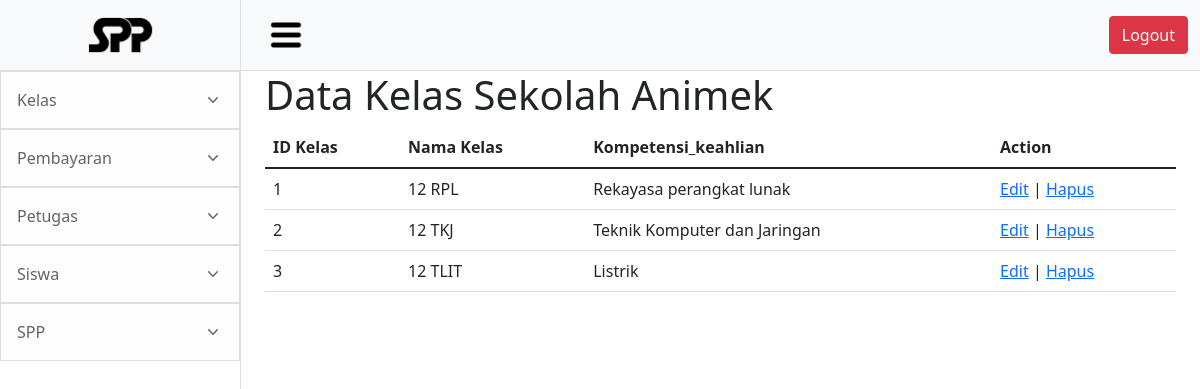
The app's page /index/kelas/kelas.php with its own data.
### tables this page shows
CREATE TABLE `kelas` (
  `id_kelas` int(11) NOT NULL,
  `nama_kelas` varchar(10) NOT NULL,
  `kompetensi_keahlian` varchar(50) NOT NULL
);

### index/kelas/api/GetData.php (the view, shortened to what this page needs)
<?php
include 'koneksi.php';
$sql ="SELECT * FROM kelas  ";
$query = mysqli_query($kon, $sql);
echo '<table class="table">
    <thead>
    <tr>
    <th scope="col">ID Kelas</th>
    <th scope="col">Nama Kelas</th>
    <th scope="col">Kompetensi_keahlian</th>
    <th scope="col">Action</th>
    </tr>
</thead>
<tbody>';
while ($row = mysqli_fetch_array($query))
{
	echo '<tr>
			<td>'.$row['id_kelas'].'</td>
			<td>'.$row['nama_kelas'].'</td>
			<td>'.$row['kompetensi_keahlian'].'</td>
            <td>
            <a href="EditKelas.php?id='.$row['id_kelas'].'">Edit</a> |
            <a onclick="return confirm(\'Anda yakin akan menghapus data ini?\')" href="api/HapusData.php?id='.$row['id_kelas'].'" >Hapus</a>
            </td>
		</tr>';
}
echo '
	</tbody>
</table>';
?>

### records on screen
kelas: id_kelas "1", nama_kelas "12 RPL", kompetensi_keahlian "Rekayasa perangkat lunak"
kelas: id_kelas "2", nama_kelas "12 TKJ", kompetensi_keahlian "Teknik Komputer dan Jaringan"
kelas: id_kelas "3", nama_kelas "12 TLIT", kompetensi_keahlian "Listrik"
